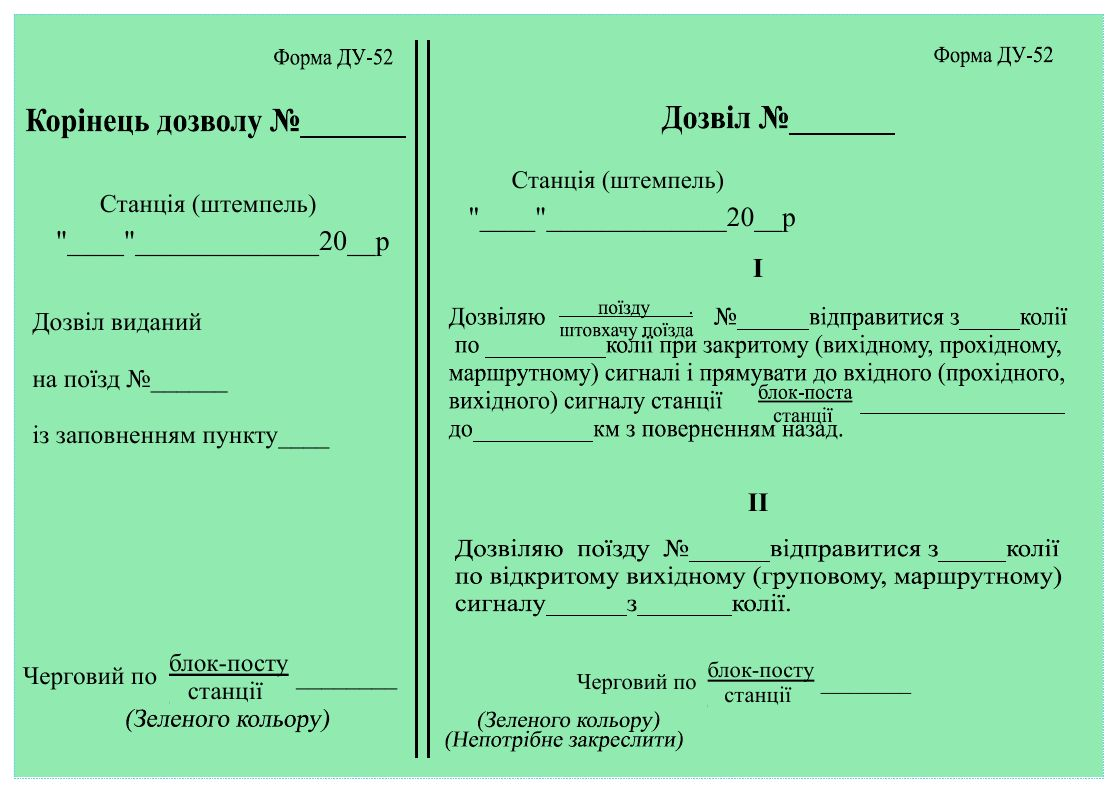
#> input picture assets/img/blanky/du-52.jpg, 1118 x 793 px, given in place of du-52.png, which was not available
$ python du52.py
#> lines starting #> are read from the running program, lines starting #| are printed output that depends on the picture
from PIL import Image, ImageDraw, ImageFont
im=Image.open('/tmp/claude-0/bcrop/du-52.png').convert('RGB'); d=ImageDraw.Draw(im)
#> further down, im is the input picture: PIL image 1118x793 RGB; mean R, G, B 146.2, 225.6, 174
INK=(28,48,150)
F=lambda s:ImageFont.truetype('/usr/share/fonts/truetype/liberation/LiberationSans-Italic.ttf',s)
def t(x,y,s,sz=26): d.text((x,y),s,font=F(sz),fill=INK)
def strike(x0,x1,y): d.line((x0,y,x1,y),fill=INK,width=3)
# корінець
t(335,100,'1',28); t(84,222,'7'); t(195,222,'06'); t(350,226,'08',22)
t(160,365,'6689'); t(296,423,'I')
strike(168,290,666); t(300,662,'Чарушнікова',17)
# дозвіл
t(830,100,'1',30); t(492,203,'7'); t(610,203,'06'); t(758,207,'08',22)
strike(558,694,329); t(742,298,'6689'); t(980,298,'I'); t(545,330,'I')
strike(756,854,394); t(880,386,'Власівка')
strike(450,845,433)
d.line((450,535,1070,615),fill=INK,width=3); d.line((450,615,1070,535),fill=INK,width=3)
strike(706,816,668); t(818,664,'Чарушнікова',18)
im.save('/tmp/claude-0/fill/du-52-zrazok.png')
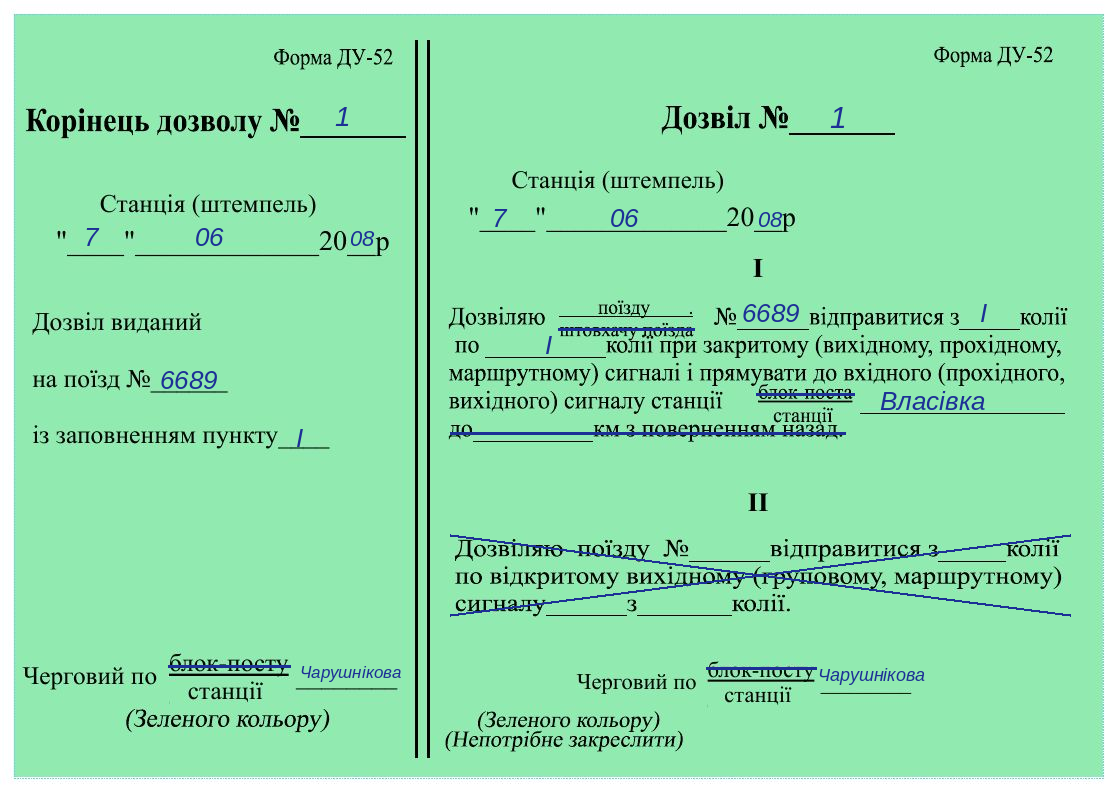
#> saved as du-52-zrazok.png: PIL image 1118x793 RGB; mean R, G, B 145.2, 224.1, 174

$ run again, with assets/img/blanky/du-1.jpg copied over assets/img/blanky/du-52.jpg
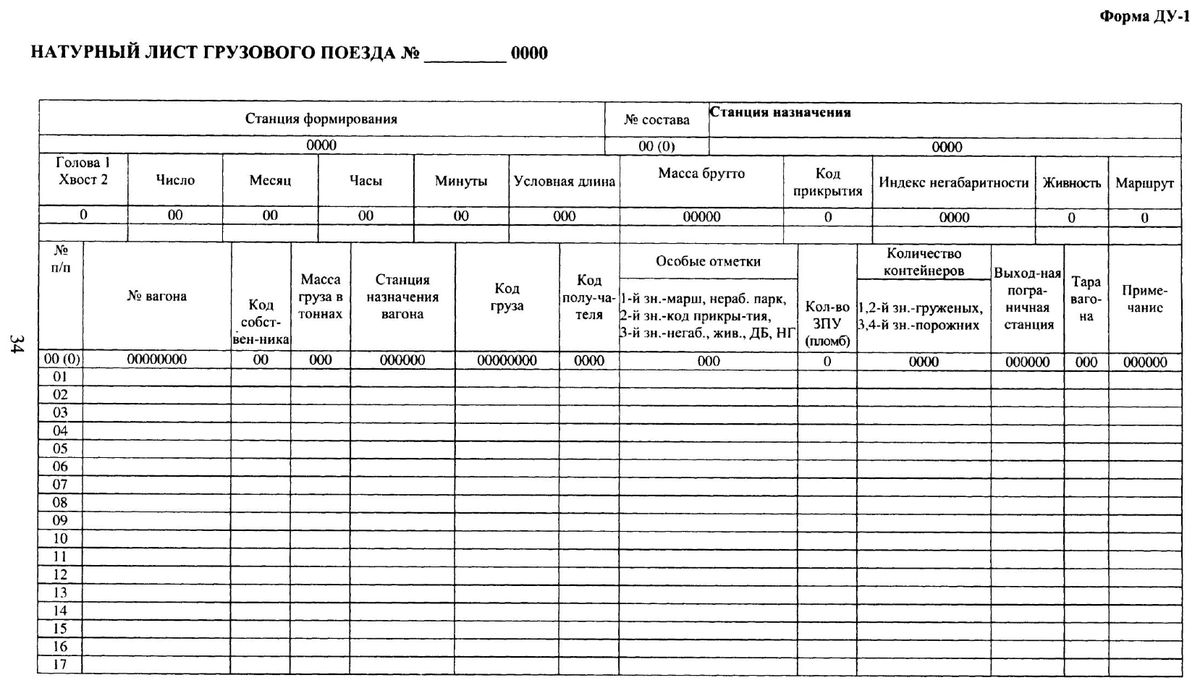
#> input picture assets/img/blanky/du-1.jpg, 1200 x 688 px, given in place of du-52.png, which was not available
#> im is the input picture: PIL image 1200x688 RGB; min 0, max 255, mean 234.1
#> `im.save('/tmp/claude-0/fill/du-52-zrazok.png')`:
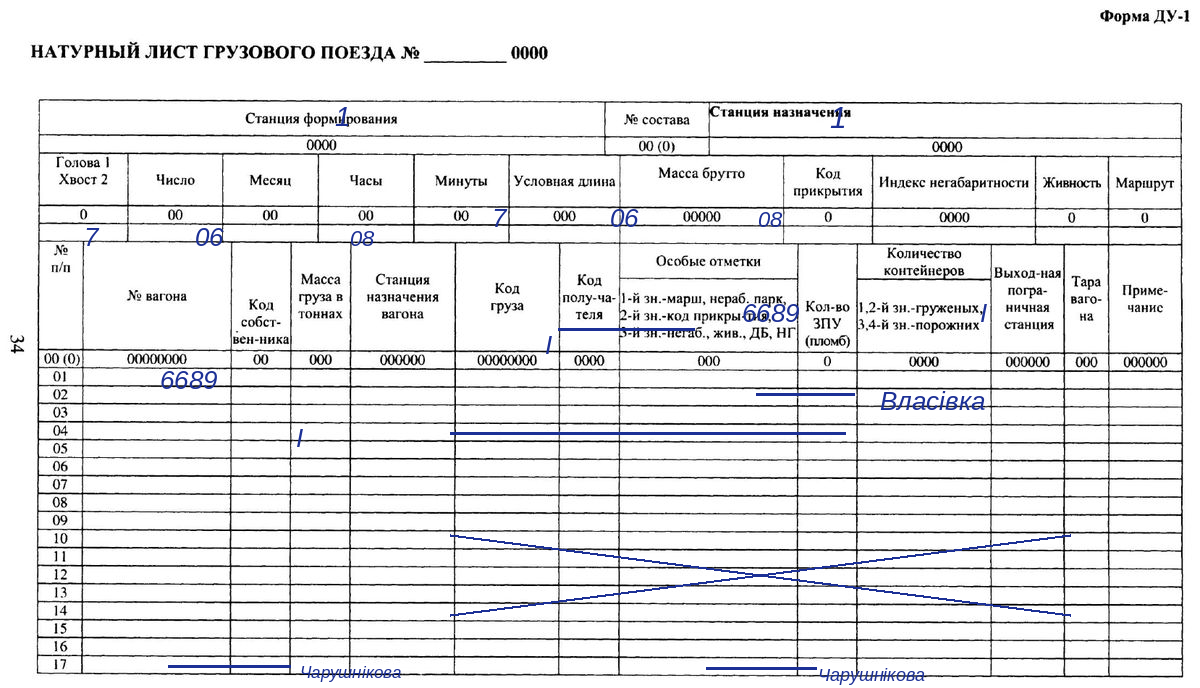
#> saved as du-52-zrazok.png: PIL image 1200x688 RGB; mean R, G, B 232, 232.2, 233.2

$ run again, with assets/img/blanky/du-2.jpg copied over assets/img/blanky/du-52.jpg
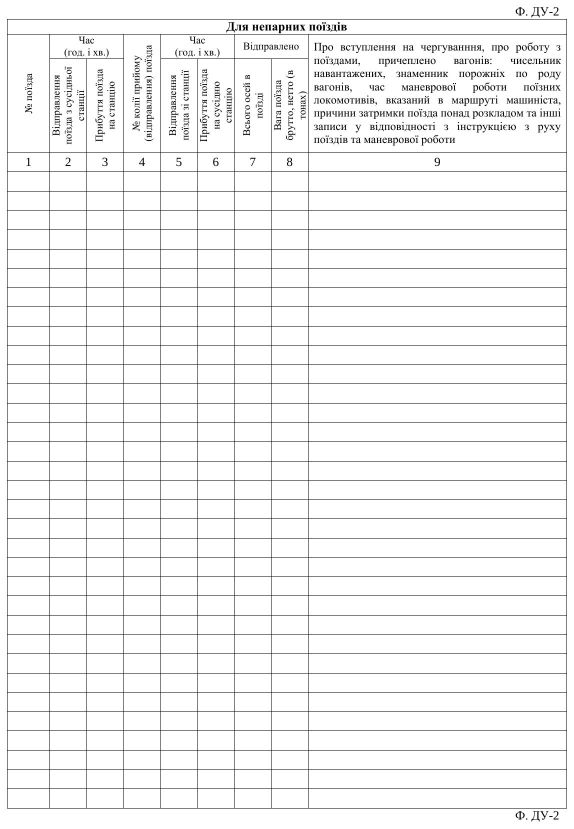
#> input picture assets/img/blanky/du-2.jpg, 1148 x 1658 px, given in place of du-52.png, which was not available (shown at 1/2 size)
#> im is the input picture: PIL image 1148x1658 RGB; min 0, max 255, mean 244.1
#> `im.save('/tmp/claude-0/fill/du-52-zrazok.png')`:
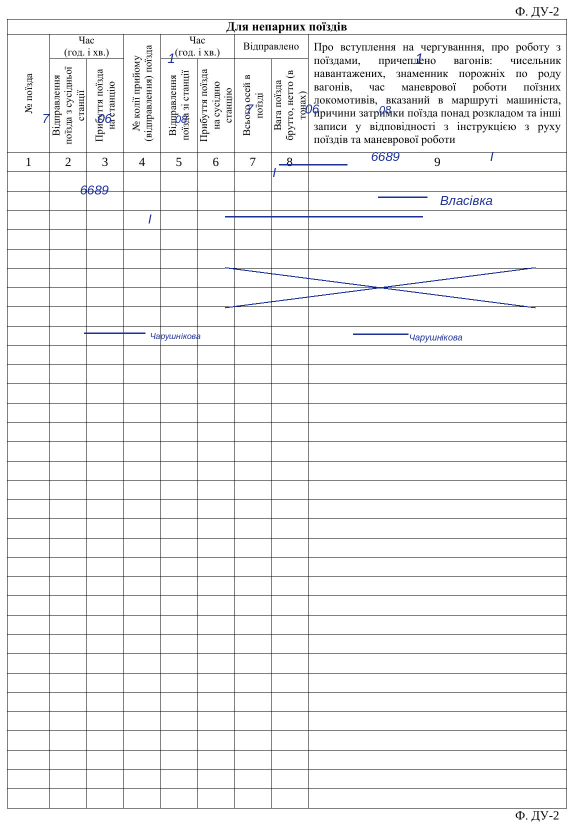
#> saved as du-52-zrazok.png: PIL image 1148x1658 RGB (shown at 1/2 size); mean R, G, B 243.1, 243.2, 243.6

$ run again, with assets/img/blanky/du-46.jpg copied over assets/img/blanky/du-52.jpg
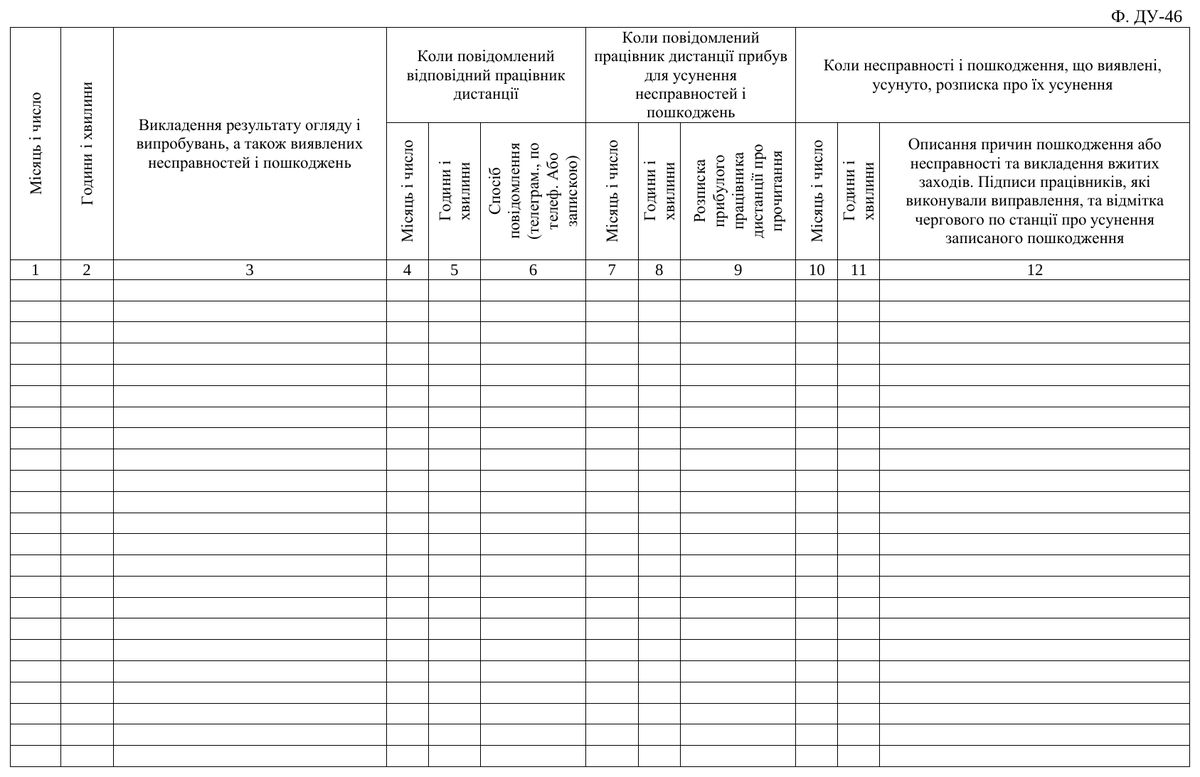
#> input picture assets/img/blanky/du-46.jpg, 1200 x 777 px, given in place of du-52.png, which was not available
#> im is the input picture: PIL image 1200x777 RGB; min 0, max 255, mean 241.3
#> `im.save('/tmp/claude-0/fill/du-52-zrazok.png')`:
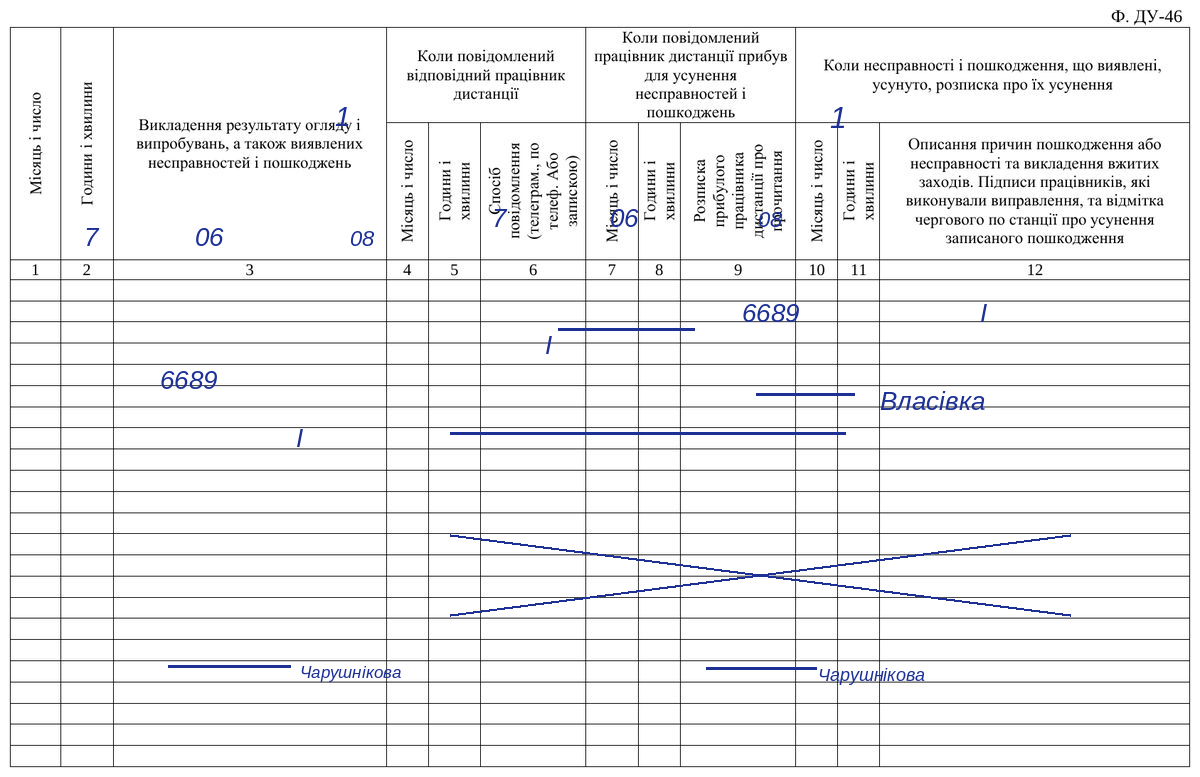
#> saved as du-52-zrazok.png: PIL image 1200x777 RGB; mean R, G, B 239.3, 239.5, 240.4
